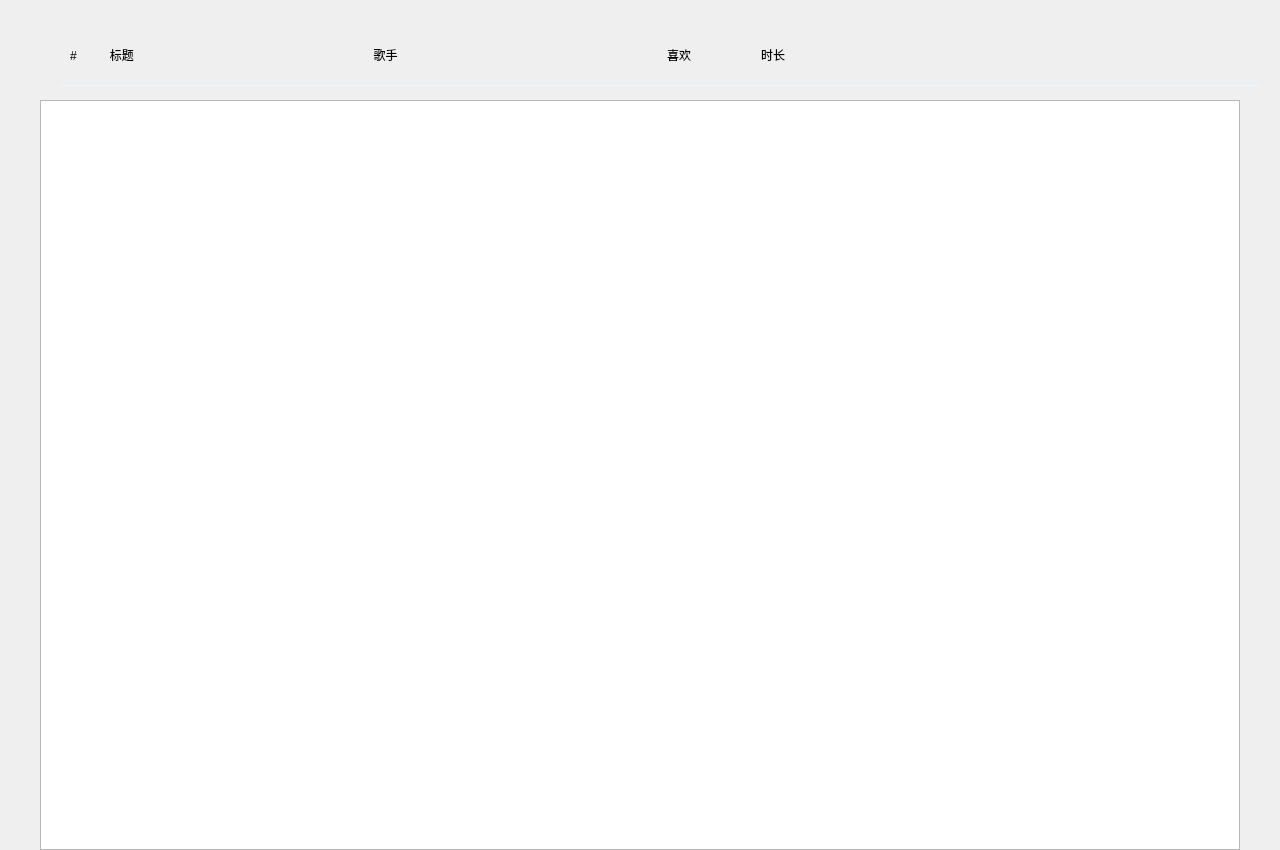
<?xml version="1.0" encoding="UTF-8"?>
<ui version="4.0">
 <class>SearchFor</class>
 <widget class="QWidget" name="SearchFor">
  <property name="geometry">
   <rect>
    <x>0</x>
    <y>0</y>
    <width>1280</width>
    <height>850</height>
   </rect>
  </property>
  <property name="windowTitle">
   <string>Form</string>
  </property>
  <property name="styleSheet">
   <string notr="true"/>
  </property>
  <widget class="Line" name="line">
   <property name="geometry">
    <rect>
     <x>60</x>
     <y>85</y>
     <width>1200</width>
     <height>2</height>
    </rect>
   </property>
   <property name="styleSheet">
    <string notr="true">border:  none;
background-color: rgb(240, 243, 246);</string>
   </property>
   <property name="orientation">
    <enum>Qt::Vertical</enum>
   </property>
  </widget>
  <widget class="QListWidget" name="listWidget">
   <property name="geometry">
    <rect>
     <x>40</x>
     <y>100</y>
     <width>1200</width>
     <height>750</height>
    </rect>
   </property>
   <property name="styleSheet">
    <string notr="true"/>
   </property>
  </widget>
  <widget class="QLabel" name="label">
   <property name="geometry">
    <rect>
     <x>70</x>
     <y>40</y>
     <width>1200</width>
     <height>30</height>
    </rect>
   </property>
   <property name="text">
    <string>#          标题                                                                        歌手                                                                                 喜欢                     时长</string>
   </property>
  </widget>
 </widget>
 <resources/>
 <connections/>
</ui>
